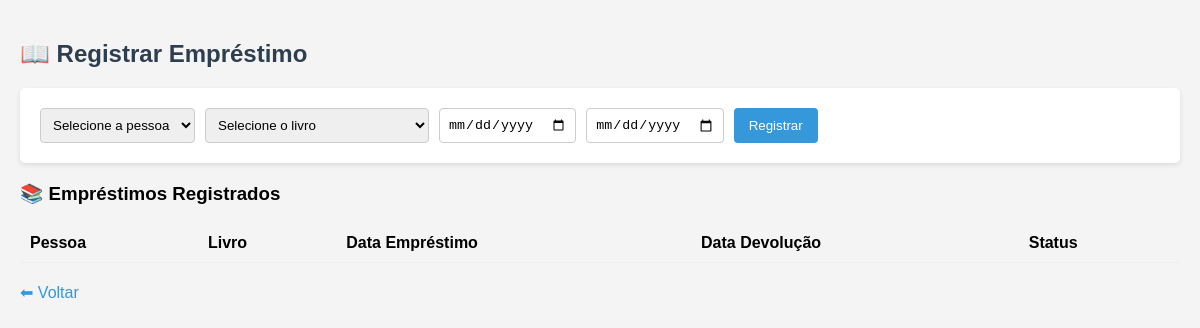
The app's page /emprestimos, older data.
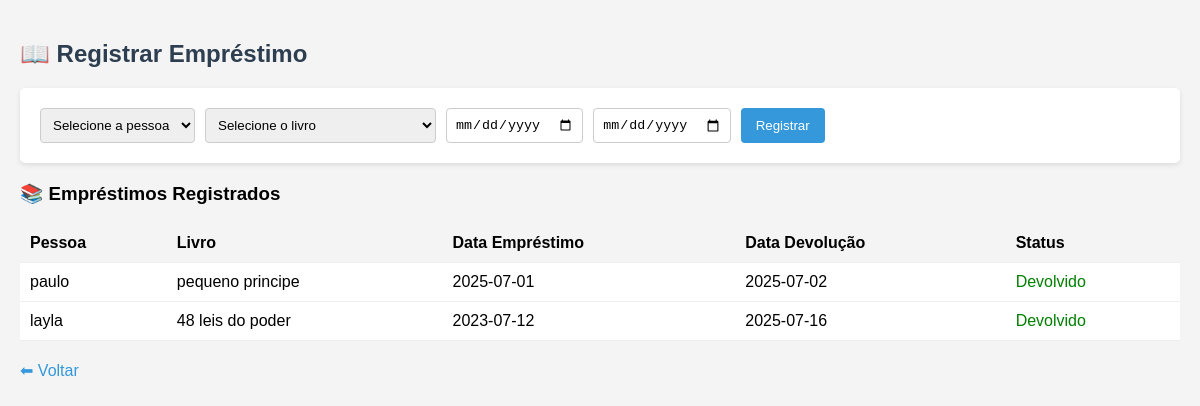
The same page, newer data.
### tables this page shows
CREATE TABLE emprestimos (
            id INTEGER PRIMARY KEY AUTOINCREMENT,
            livro_id INTEGER,
            pessoa_id INTEGER,
            data_emprestimo TEXT,
            data_devolucao TEXT,
            devolvido INTEGER DEFAULT 0,
            FOREIGN KEY (livro_id) REFERENCES livros(id),
            FOREIGN KEY (pessoa_id) REFERENCES pessoas(id)
        );

CREATE TABLE pessoas (
            id INTEGER PRIMARY KEY AUTOINCREMENT,
            nome TEXT NOT NULL,
            contato TEXT
        , data_retirada TEXT, hora_retirada TEXT);

CREATE TABLE livros (
            id INTEGER PRIMARY KEY AUTOINCREMENT,
            titulo TEXT NOT NULL,
            autor TEXT,
            categoria TEXT,
            disponivel INTEGER DEFAULT 1
        , quantidade INTEGER DEFAULT 1);

### app.py (the view, shortened to what this page needs)
@app.route('/emprestimos', methods=['GET', 'POST'])
def emprestimos():
    conn = get_db_connection()
    cursor = conn.cursor()
    emprestimos = cursor.execute('''
        SELECT e.*, p.nome as pessoa_nome, l.titulo as livro_titulo
        FROM emprestimos e
        JOIN pessoas p ON e.pessoa_id = p.id
        JOIN livros l ON e.livro_id = l.id
        ORDER BY e.data_emprestimo DESC
    ''').fetchall()
    livros = cursor.execute('SELECT * FROM livros WHERE quantidade > 0').fetchall()
    pessoas = cursor.execute('SELECT * FROM pessoas').fetchall()
    conn.close()
    return render_template('emprestimos.html', emprestimos=emprestimos, livros=livros, pessoas=pessoas)

### app.py (called while the page is built)
def get_db_connection():
    conn = sqlite3.connect('database.db')
    conn.row_factory = sqlite3.Row
    return conn

### templates/emprestimos.html (shortened to what this page needs)
<!DOCTYPE html>
<html lang="pt-br">
<head>
  <link rel="stylesheet" href="{{ url_for('static', filename='style.css') }}">
</head>
<body>
  <h2>📖 Registrar Empréstimo</h2>
  <form action="{{ url_for('emprestimos') }}" method="post">
    <select name="pessoa_id" required>
      <option value="">Selecione a pessoa</option>
    </select>
    <select name="livro_id" required>
      <option value="">Selecione o livro</option>
    </select>
    <input type="date" name="data_emprestimo" required value="{{ ('' | safe) }}">
    <input type="date" name="data_devolucao" required value="{{ ('' | safe) }}">
    <button type="submit">Registrar</button>
  </form>
  <h3>📚 Empréstimos Registrados</h3>
  <table>
    <thead>
      <tr>
        <th>Pessoa</th>
        <th>Livro</th>
        <th>Data Empréstimo</th>
        <th>Data Devolução</th>
        <th>Status</th>
      </tr>
    </thead>
    <tbody>
      {% for emp in emprestimos %}
      <tr>
        <td>{{ emp['pessoa_nome'] }}</td>
        <td>{{ emp['livro_titulo'] }}</td>
        <td>{{ emp['data_emprestimo'] }}</td>
        <td>{{ emp['data_devolucao'] }}</td>
        <td>
  {% if emp['devolvido'] %}
    <span class="devolvido">Devolvido</span>
  {% else %}
    <form action="{{ url_for('devolver_emprestimo', emprestimo_id=emp['id']) }}" method="post" style="display:inline;">
      <button type="submit" onclick="return confirm('Confirmar devolução?')">Devolver</button>
    </form>
    <span class="pendente">Pendente</span>
  {% endif %}
</td>
      </tr>
      {% endfor %}
    </tbody>
  </table>
  <a href="/">⬅ Voltar</a>
</body>
</html>

### templates/emprestimos.html (style rules this page uses)
body { font-family: Arial, sans-serif; background: #f4f4f4; margin: 0; padding: 20px; }
h2 { color: #2c3e50; }
form { background: #fff; padding: 20px; border-radius: 5px; box-shadow: 0 2px 5px rgba(0,0,0,0.1); margin-bottom: 20px; display: flex; flex-wrap: wrap; gap: 10px; align-items: flex-end; }
select, input[type="date"] { padding: 8px; border-radius: 4px; border: 1px solid #ccc; }
button { background: #3498db; color: #fff; border: none; padding: 10px 15px; border-radius: 4px; cursor: pointer; }
table { width: 100%; border-collapse: collapse; background: #fff; margin-bottom: 20px; }
th, td { padding: 10px; border-bottom: 1px solid #eee; text-align: left; }
th { background: #f4f4f4; }
.devolvido { color: green; }
a { text-decoration: none; color: #3498db; }

Row changes from the older to the newer data that the page shows:
added emprestimos: pessoa_nome "paulo", livro_titulo "pequeno principe", data_emprestimo "2025-07-01", data_devolucao "2025-07-02", devolvido "Devolvido"
added emprestimos: pessoa_nome "layla", livro_titulo "48 leis do poder", data_emprestimo "2023-07-12", data_devolucao "2025-07-16", devolvido "Devolvido"
